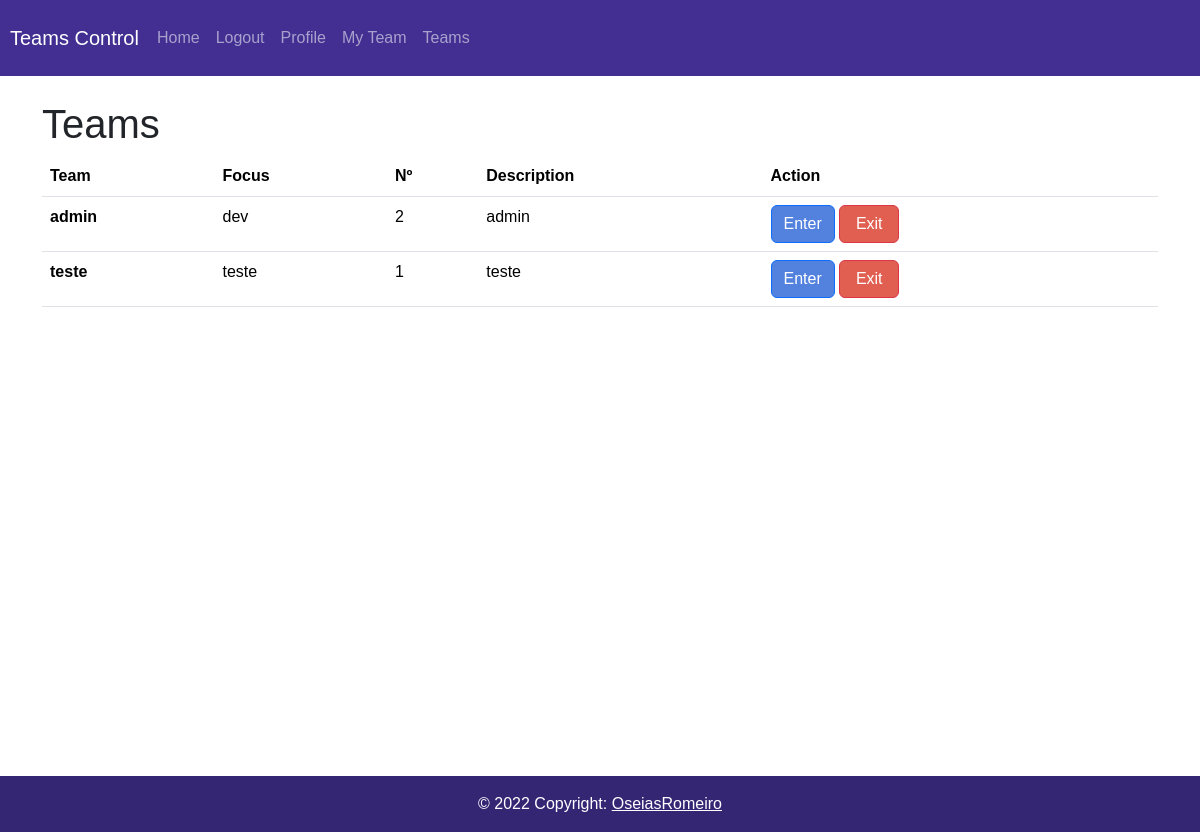
Before: /teams/2/ (signed in) with the older database file.
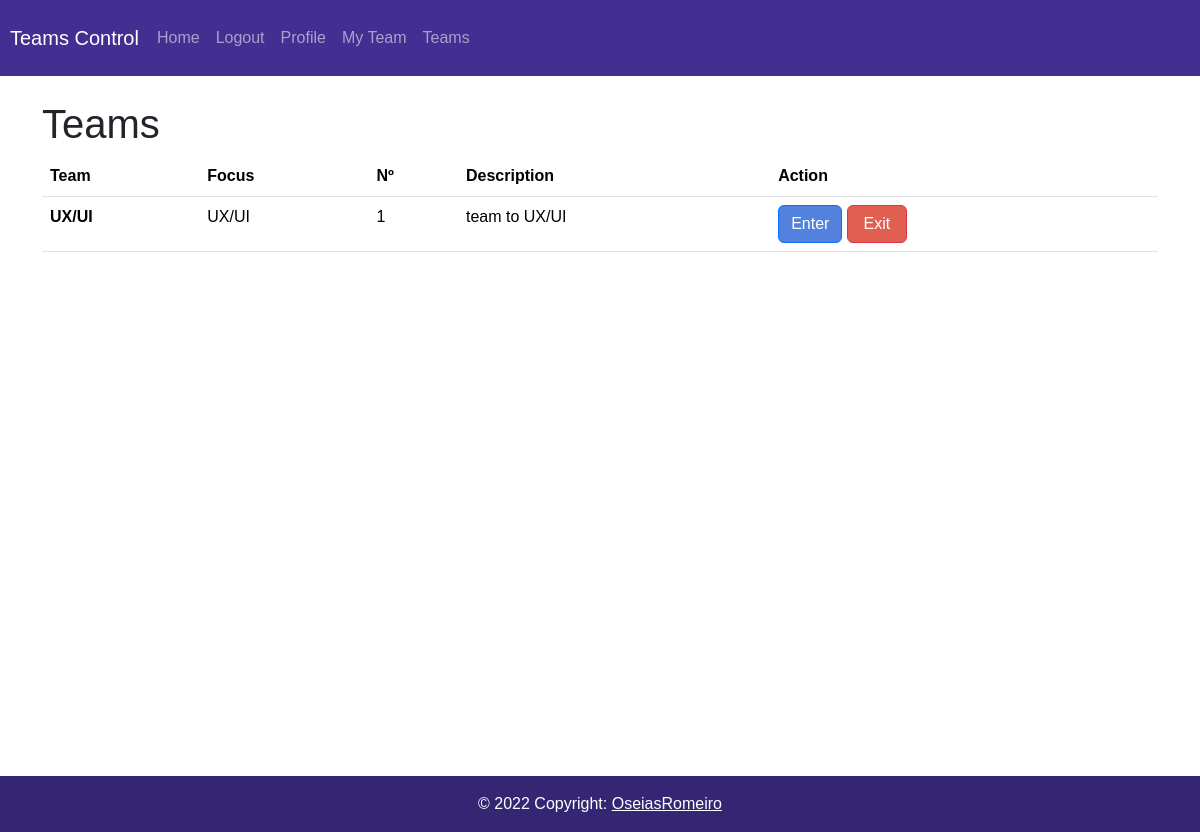
After: the same page with the newer database file.
### app/models.py (models this page shows, shortened)
class Team(models.Model):
    owner = models.OneToOneField(CustomUser, on_delete=models.CASCADE, primary_key=True, default=CustomUser)
    participants = models.ManyToManyField(CustomUser, default=CustomUser, related_name='participa')
    invites = models.ManyToManyField(CustomUser, related_name='invited')
    name = models.CharField('Name', max_length=20)
    focus = models.CharField('Focus', max_length=50)
    description = models.CharField('Description', max_length=200)
    private = models.BooleanField(default=False)

### app/views.py (the view)
# urls.py: path('teams/<int:pk>/', Teams.as_view(), name='teams'),
class Teams(LoginRequiredMixin, ListView):
    template_name = 'team/teams.html'
    model = Team
    def get_queryset(self):
        user = self.request.user
        return super().get_queryset().filter(participants=user)
    def get_context_data(self, **kwargs):
        context = super().get_context_data(**kwargs)
        return context

### app/templates/team/teams.html
{% extends 'base.html' %}
{% block content %}
<br>
<div class="container">
    <h1>Teams</h1>
    <div class="table-responsive">
        <table class="table">
            <thead class="bg-dark text-light">
                <tr>
                    <th scope="col">Team</th>
                    <th scope="col">Focus</th>
                    <th scope="col">Nº</th>
                    <th scope="col">Description</th>
                    <th scope="col">Action</th>
                </tr>
            </thead>
            <tbody>
                {% for team in object_list %}
                <tr>
                    <th scope="row">{{ team.name }}</th>
                    <td>{{ team.focus }}</td>
                    <td>{{ team.participants.count }}</td>
                    <td>{{ team.description }}</td>
                    <td>
                        <a href="{% url 'work' team.pk %}"><button class="btn btn-primary" style="min-width: 60px;">Enter</button></a>
                        <a href="{% url 'teamExit' team.pk %}"><button class="btn btn-danger" style="min-width: 60px;">Exit</button></a>
                    </td>
                </tr>
                {% endfor %}
            </tbody>
        </table>
    </div>
</div>
{% endblock %}

### app/templates/base.html (shortened to what this page needs)
{% load static %}
<!DOCTYPE html>
<html lang="en">
<head>
    <link href="https://cdn.jsdelivr.net/npm/bootstrap@5.3.1/dist/css/bootstrap.min.css" rel="stylesheet">
    <link rel="stylesheet" href="{% static 'css/style.css' %}">
    <link rel="stylesheet" href="{% static 'css/customCreate.css' %}">
</head>
<body>
    {% include 'includes/navbar.html' %}
    <div class="main">
        {% block content %}{% endblock %}
    </div>
    {% include 'includes/footer.html' %}
</body>
</html>

### app/templates/includes/navbar.html (shortened to what this page needs)
{% load static %}
<nav class="navbar navbar-expand-lg navbar-dark">
    <div class="collapse navbar-collapse" id="navbarTogglerDemo01">
        <a class="navbar-brand" href="#">Teams Control</a>
        <ul class="navbar-nav mr-auto mt-2 mt-lg-0">
            <li class="nav-item active">
                <a class="nav-link" href="{% url 'index' %}">Home</a>
            </li>
            {% if user.is_anonymous %}
            <li class="nav-item">
                <a class="nav-link" href="{% url 'login' %}">Login</a>
            </li>
            <li class="nav-item">
                <a class="nav-link" href="{% url 'signup' %}">SignUp</a>
            </li>
            {% else %}
            <li class="nav-item">
                <a class="nav-link" href="{% url 'logout' %}">Logout</a>
            </li>
            <li class="nav-item">
                <a class="nav-link" href="{% url 'profile' user.pk %}">Profile</a>
            </li>
            {% if user.team %}
                <li class="nav-item">
                    <a class="nav-link" href="{% url 'team' user.pk %}">My Team</a>
                </li>
            {% endif %}
            {% if user.participa %}
                <li class="nav-item">
                    <a class="nav-link" href="{% url 'teams' user.pk %}">Teams</a>
                </li>
            {% endif %}
            {% endif %}
        </ul>
    </div>
</nav>

### app/templates/includes/footer.html
{% load static %}
<footer class="text-center text-white">
    <div class="text-center p-3" style="background-color: rgba(0, 0, 0, 0.2);">
        © 2022 Copyright:
        <a class="text-white" href="https://oseias-romeiro.github.io/">OseiasRomeiro</a>
    </div>
  </footer>

### app/static/css/style.css (style rules this page uses)
body { font-family: Arial, Helvetica, sans-serif; }
.main { min-height: calc(100vh - 100px); }
.navbar-brand { margin: 10px; }
.navbar { background-color: #422F91; }
footer { background-color: #422F91; }
.btn-primary { background-color: #5281DE; }
.btn-danger { background-color: #E05F50; }

Changed rows visible on the page:
no longer on this page (row edited): Team: name "admin", focus "dev", participants.count "2", description "admin"
changed Team: name "teste" → "UX/UI"; focus "teste" → "UX/UI"; description "teste" → "team to UX/UI"
